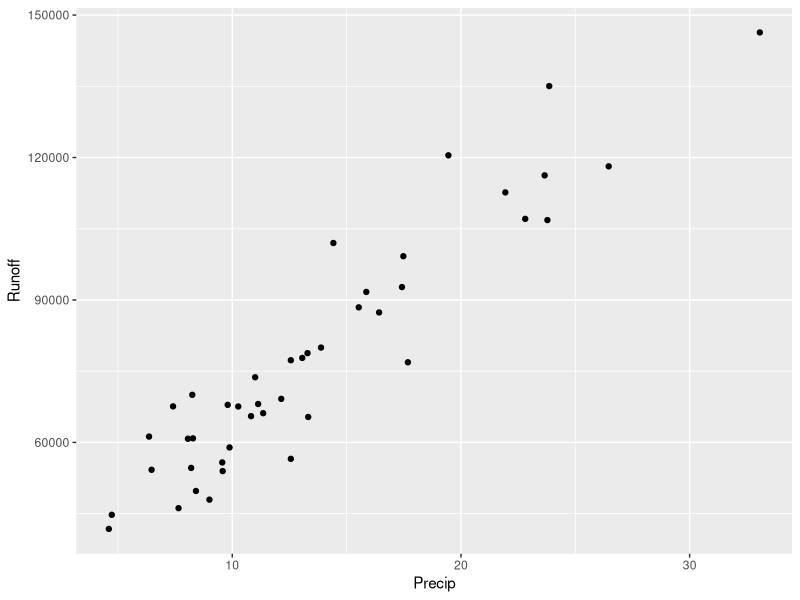
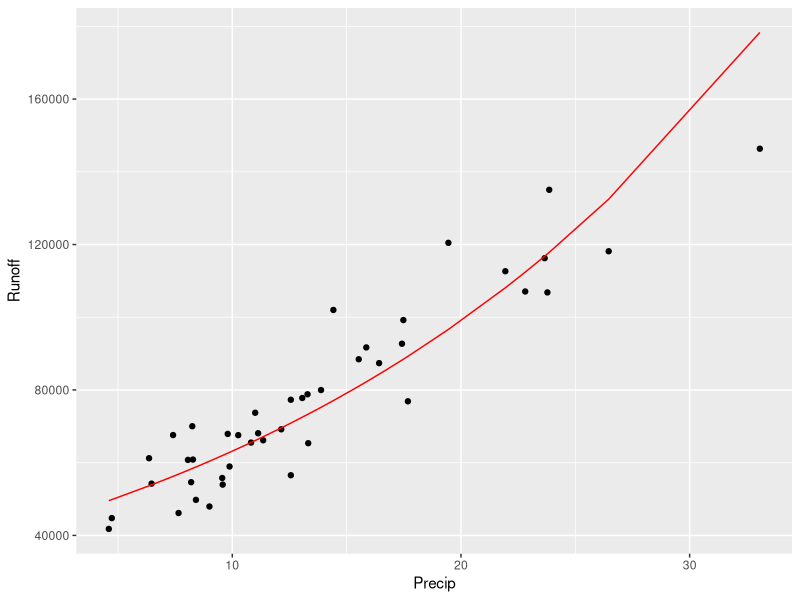
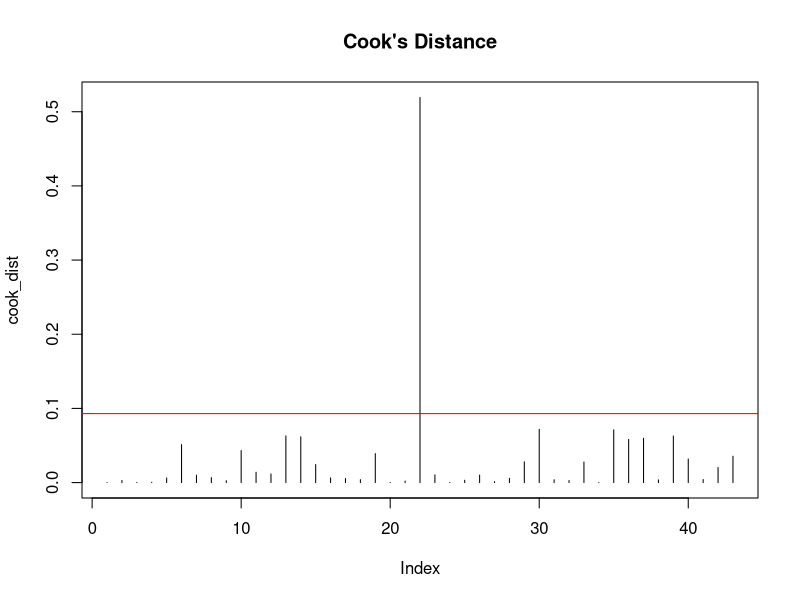

R code for these plots, in order:
## ---- chunk 1
knitr::opts_chunk$set(echo = TRUE)
## ---- chunk 2
library(tidyverse)
library(MASS)
library(lmtest)
## ---- chunk 3
##read in data
water_data <- read.table(file = "water.txt", header = TRUE, sep = "")
## ---- chunk 4
##linear?
ggplot(water_data, aes(Precip, Runoff)) + geom_point()


## ---- chunk 5
#transformed data
slr_transform <- lm(log(Runoff) ~ (Precip), water_data)
#Intercept and Slope values
slr_transform$coefficients
#creates vector of y values given coefficients for plotting the line
slr_transform_yvalues <- (slr_transform$coefficients[1] + (slr_transform$coefficients[2] * water_data$Precip)) %>% exp()

## ---- chunk 6
#plots new transformed slr on original scale
ggplot(water_data,aes(Precip, Runoff)) +geom_point() + geom_line(aes(y = slr_transform_yvalues), color = "Red")
## ---- chunk 7
#test for variance
bptest(slr_transform)
#test for normality
ks.test(stdres(slr_transform),"pnorm" )
#test for outliers
cook_dist <- cooks.distance(slr_transform)
outliers <- which(cook_dist > 4/length(cook_dist))
plot(cook_dist, type="h", main = "Cook's Distance")
abline(h = 4/length(cook_dist), col = "red")

# 
# stdres(slr_transform) %>% hist()
# 
# ggplot(data = slr_transform, aes(x = slr_transform$fitted.values, y = slr_transform$residuals)) +
#   geom_point() + ylab("Residuals") + xlab("Fitted Values") +
#   geom_hline(yintercept = 0)
# 


## ---- chunk 8
n_cv <- 1000 #number of cross validations
bias_vec <- rep(NA, n_cv) #vector for biases
rpmse_vec <- rep(NA, n_cv) #vector for rpmse
n_test <- 10 #size of test set

for(i in 1:n_cv){
   
  #choose which obs. to put in test set
  test_obs <- sample(1:nrow(water_data), n_test)
  
  #Split data into test and training sets
  test_set <- water_data[test_obs,]
  train_set <- water_data[-test_obs,]
  
  #Using training data to fit a model
  train_lm <- lm(log(Runoff)~Precip, data = train_set)
  
  #Predict test set
  test_preds <- exp(predict.lm(train_lm, newdata = test_set))
  
  #Calculate bias
  bias_vec[i] <- mean(test_preds - test_set$Runoff)
  
  #Calculate RPMSE
  rpmse_vec[i] <- sqrt(mean((test_preds - test_set$Runoff)^2))
}
## ---- chunk 9
paste0("R squared equals ",summary(slr_transform)$r.squared) %>% writeLines()
paste0("The bias is ", mean(bias_vec)) %>% writeLines()
paste0("The root predicted mean square error is ", mean(rpmse_vec)) %>% writeLines()
## ---- chunk 10
#gets the summary stats of the original slr, coeffucients contains the pvalues for hypothesis test in the fourth column

x <- summary(lm(Runoff~Precip,water_data))
p_val <- x$coefficient[2,4]
p_val
## ---- chunk 11
